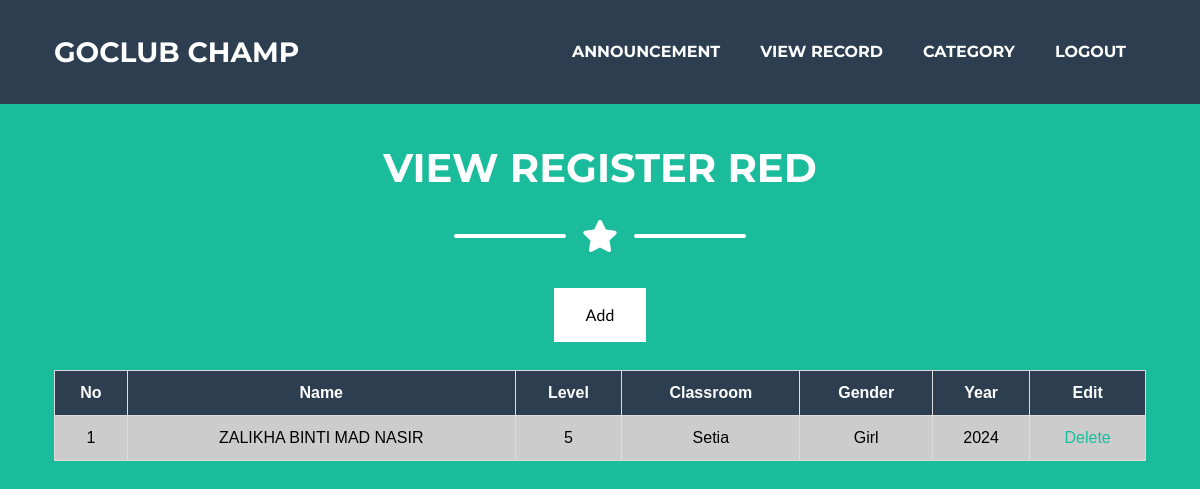
The page /adminred1.php on the database its author committed.
### tables this page shows
CREATE TABLE `red` (
  `id` int(11) NOT NULL,
  `name` varchar(50) NOT NULL,
  `level` int(11) NOT NULL,
  `classroom` varchar(50) NOT NULL,
  `gender` varchar(11) NOT NULL,
  `year` varchar(50) NOT NULL
);

### adminred1.php (the view, shortened to what this page needs)
<!DOCTYPE html>
<html lang="en">
    <head>
        <link href="css/styles.css" rel="stylesheet" />
    </head>
	  <body id="page-top">
      <nav class="navbar navbar-expand-lg bg-secondary text-uppercase fixed-top" id="mainNav">
      <div class="container">
      <a class="navbar-brand js-scroll-trigger" href="#page-top">GOCLUB CHAMP</a>
      <div class="collapse navbar-collapse" id="navbarResponsive">
      <ul class="navbar-nav ml-auto">
      <li class="nav-item mx-0 mx-lg-1"><a class="nav-link py-3 px-0 px-lg-3 rounded js-scroll-trigger" href="adminannouncement.php">ANNOUNCEMENT</a></li>
      <li class="nav-item mx-0 mx-lg-1"><a class="nav-link py-3 px-0 px-lg-3 rounded js-scroll-trigger" href="adminpage.php">VIEW RECORD</a></li>
      <li class="nav-item mx-0 mx-lg-1"><a class="nav-link py-3 px-0 px-lg-3 rounded js-scroll-trigger" href="admincategory.php">CATEGORY</a></li>
	  <li class="nav-item mx-0 mx-lg-1"><a class="nav-link py-3 px-0 px-lg-3 rounded js-scroll-trigger" href="logout.php">LOGOUT</a></li>
      </ul>
      </div>
      </div>
      </nav>
         <div class="container"><br><br><br><br><br><br>
         <h1 class="page-section-heading text-center text-uppercase text-white">View Register Red</h1>
         <div class="divider-custom divider-light">
         <div class="divider-custom-line"></div>
         <div class="divider-custom-icon"><i class="fas fa-star"></i></div>
         <div class="divider-custom-line"></div>
         </div>
<?php
include 'dblink.php';
?>
<center><a href="addred.php" class="button">Add</a><center><br>
<table>
 <tr>
  <th>No</th>
    <th>Name</th>
	<th>Level</th>
	<th>Classroom</th>
    <th>Gender</th>
	<th>Year</th>
	<th>Edit</th>
	</tr>
<?php
$count=1;
$sel_query="Select * from red;";
$result = mysqli_query($conn,$sel_query);
while($row = mysqli_fetch_assoc($result)){ ?>
<tr><td align="center"><?php echo $count; ?></td>
<td align="center" style="text-transform:uppercase;"><?php echo $row["name"]; ?></td>
<td align="center"><?php echo $row["level"]; ?></td>
<td align="center"><?php echo $row["classroom"]; ?></td>
<td align="center"><?php echo $row["gender"]; ?></td>
<td align="center"><?php echo $row["year"]; ?></td>
<td align="center">
<a href="deletered.php?id=<?php echo $row["id"]; ?>" onclick="return confirm('Confirm delete this profile ?'); " >Delete</a>
</td>
</tr>
<?php $count++; } ?>
</table></div><br><br>
</body>
</html>

### adminred1.php (style rules this page uses)
body { background-color: #1abc9c; }
table { font-family: Arial, Helvetica, sans-serif; border-collapse: collapse; width: 100%; background-color: white; color:black; }
table td, table th { border: 1px solid #ddd; padding: 10px; }
table tr:nth-child(even) { background-color: #ccc; }
table th { padding-top: 10px; padding-bottom: 10px; text-align:center; background-color: #2c3e50; color: white; }
.button { background-color: white; border: none; color: black; padding: 15px 32px; text-align: center; text-decoration: none; display: inline-block; font-size: 16px; margin: 4px 2px; cursor: pointer; }

### rows shown on the page
red: name "ZALIKHA BINTI MAD NASIR", level "5", classroom "Setia", gender "Girl", year "2024"
